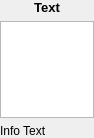
<?xml version="1.0" encoding="UTF-8"?>
<ui version="4.0">
 <author>Omar Mendoza Montoya</author>
 <class>qt_tools::plots::PlotWidget</class>
 <widget class="QWidget" name="qt_tools::plots::PlotWidget">
  <property name="geometry">
   <rect>
    <x>0</x>
    <y>0</y>
    <width>94</width>
    <height>138</height>
   </rect>
  </property>
  <layout class="QGridLayout" name="contents">
   <property name="leftMargin">
    <number>0</number>
   </property>
   <property name="topMargin">
    <number>0</number>
   </property>
   <property name="rightMargin">
    <number>0</number>
   </property>
   <property name="bottomMargin">
    <number>0</number>
   </property>
   <item row="0" column="0" colspan="3">
    <widget class="QLabel" name="mainTextLabel">
     <property name="font">
      <font>
       <pointsize>10</pointsize>
       <bold>true</bold>
      </font>
     </property>
     <property name="text">
      <string>Text</string>
     </property>
     <property name="alignment">
      <set>Qt::AlignCenter</set>
     </property>
     <property name="wordWrap">
      <bool>true</bool>
     </property>
    </widget>
   </item>
   <item row="5" column="0" colspan="3">
    <widget class="QLabel" name="infoTextLabel">
     <property name="text">
      <string>Info Text</string>
     </property>
     <property name="alignment">
      <set>Qt::AlignJustify|Qt::AlignVCenter</set>
     </property>
     <property name="wordWrap">
      <bool>true</bool>
     </property>
    </widget>
   </item>
   <item row="1" column="0" colspan="3">
    <widget class="QGraphicsView" name="plotView">
     <property name="contextMenuPolicy">
      <enum>Qt::ActionsContextMenu</enum>
     </property>
     <property name="renderHints">
      <set>QPainter::Antialiasing|QPainter::SmoothPixmapTransform|QPainter::TextAntialiasing</set>
     </property>
     <property name="viewportUpdateMode">
      <enum>QGraphicsView::FullViewportUpdate</enum>
     </property>
    </widget>
   </item>
  </layout>
  <action name="saveAction">
   <property name="text">
    <string>Save</string>
   </property>
  </action>
  <action name="clipboardAction">
   <property name="text">
    <string>To Clipboard</string>
   </property>
  </action>
 </widget>
 <tabstops>
  <tabstop>plotView</tabstop>
 </tabstops>
 <connections/>
</ui>
